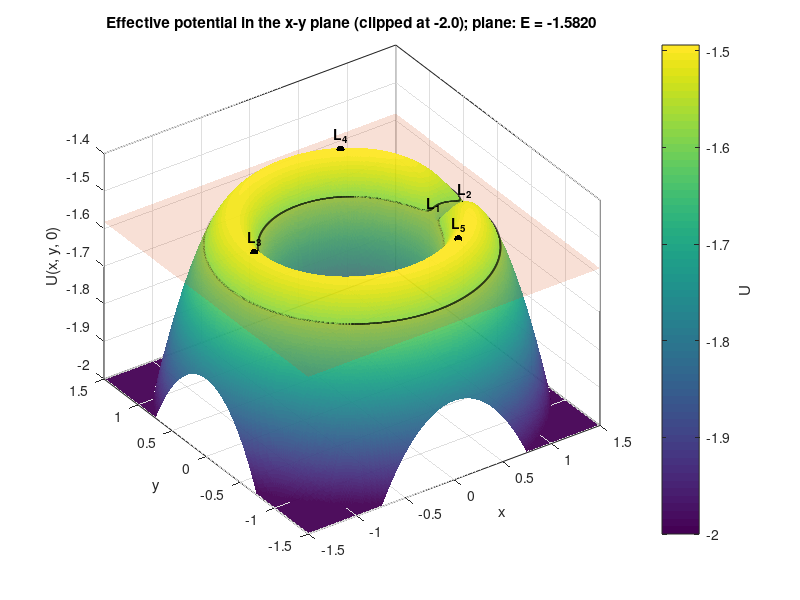
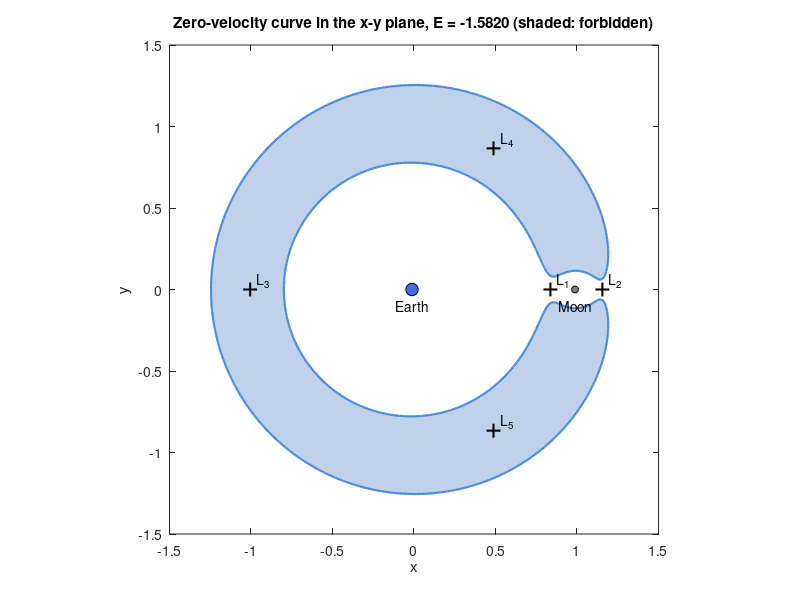

Write the MATLAB code that produced these figures, in order.
%% Effective potential and zero-velocity (Hill) curves of the Earth-Moon CR3BP
%
% Same dynamics and sign convention as Problem Set 7: in the rotating frame,
%     U(x,y,z) = -(x^2 + y^2)/2 - (1-mu)/r1 - mu/r2,
% and the energy E = (xd^2 + yd^2 + zd^2)/2 + U is conserved.
% Since the kinetic energy can't be negative, a spacecraft with energy E can
% only be where U(x,y,z) <= E. The surface U(x,y,z) = E, where the speed in
% the rotating frame would be zero, is the zero-velocity surface (Hill
% surface). It bounds the "forbidden" region U > E.
%
% Figure 1 plots U over the x-y plane as a surface, with the energy level E
% as a plane. Figure 2 shows the zero-velocity curve in the x-y plane, with
% the forbidden region shaded.
%
% Try changing E_frac below to see the allowed regions change:
%   E < E_L1        : the spacecraft is trapped near the Earth or near the Moon
%   E_L1 < E < E_L2 : a "neck" opens at L1, connecting the Earth and Moon regions
%   E_L2 < E < E_L3 : a second neck opens at L2, so it can escape past the Moon
%   E_L3 < E < E_L4 : the necks merge; only regions around L4 and L5 are forbidden
%   E > E_L4        : no forbidden region in the x-y plane

clear; close all;

mu = 0.012150585609624;          % Earth-Moon mass ratio
L_star = 384400;                 % length unit (km), for labeling

U = @(x, y, z) -0.5*(x.^2 + y.^2) ...
               - (1-mu)./sqrt((x+mu).^2 + y.^2 + z.^2) ...
               - mu./sqrt((x-1+mu).^2 + y.^2 + z.^2);

%% Lagrange points
% Collinear points: solve dU/dx = 0 on the x axis (see lagrange_point_eigs.m).
% Each bracket must contain exactly one sign change of dU/dx.
dUdx_axis = @(x) -x + (1-mu)*(x+mu)./abs(x+mu).^3 + mu*(x-1+mu)./abs(x-1+mu).^3;
xL = zeros(5, 1);  yL = zeros(5, 1);
xL(1) = fzero(dUdx_axis, [0.5, 1 - mu - 0.01]);     % between the Earth and Moon
xL(2) = fzero(dUdx_axis, [1 - mu + 0.01, 1.5]);     % beyond the Moon
xL(3) = fzero(dUdx_axis, [-1.5, -mu - 0.01]);       % opposite side of the Earth
xL(4) = 0.5 - mu;  yL(4) =  sqrt(3)/2;              % equilateral triangle points
xL(5) = 0.5 - mu;  yL(5) = -sqrt(3)/2;
E_L = U(xL, yL, 0*xL);                              % energy of each point
for k = 1:5
    fprintf('L%d at (%+.6f, %+.6f):  E = U(L%d) = %.6f\n', k, xL(k), yL(k), k, E_L(k));
end

%% Choose the energy level
% E_frac = 0 puts E at E_L1, and E_frac = 1 puts it at E_L2.
E_frac = 1.5; %-5.0; %0.5; 
E = E_L(1) + E_frac * (E_L(2) - E_L(1));
fprintf('\nEnergy level: E = %.6f\n', E);

%% Effective potential on a grid in the x-y plane (z = 0)
n2 = 601;
[X2, Y2] = meshgrid(linspace(-1.5, 1.5, n2) + 1e-4, linspace(-1.5, 1.5, n2) + 1e-4);
U2 = U(X2, Y2, 0*X2);

%% Effective potential over the x-y plane (z = 0), plotted as a surface
% The height of the surface is U(x,y,0). U goes to -infinity at the Earth
% and Moon, so we clip it at U_floor to keep the plot readable. The
% translucent plane is the energy level E: the spacecraft can only be where
% the surface lies below the plane, and the black curve where they meet is
% the zero-velocity curve from the 2D plot. L4 and L5 are hilltops of U,
% and L1, L2, and L3 are saddle points.
U_floor = -2.0;
U2c = max(U2, U_floor);

figure('Color', 'w', 'Position', [100 100 900 700]); hold on;
surf(X2, Y2, U2c, 'EdgeColor', 'none', 'FaceAlpha', 0.95);
% Energy plane and zero-velocity curve
surf([-1.5 1.5; -1.5 1.5], [-1.5 -1.5; 1.5 1.5], E*ones(2), ...
     'FaceColor', [0.85 0.33 0.10], 'FaceAlpha', 0.18, 'EdgeColor', 'none');
contour3(X2, Y2, U2, [E E], 'k', 'LineWidth', 1.5);
% Lagrange points at their potential values
plot3(xL, yL, E_L, 'k.', 'MarkerSize', 18);
for k = 1:5
    text(xL(k), yL(k), E_L(k) + 0.04, sprintf('L_%d', k), ...
         'HorizontalAlignment', 'center', 'FontWeight', 'bold');
end
text(-mu, 0, U_floor + 0.03, 'Earth', 'HorizontalAlignment', 'center');
text(1 - mu, 0, U_floor + 0.03, 'Moon', 'HorizontalAlignment', 'center');

xlim([-1.5 1.5]); ylim([-1.5 1.5]); zlim([U_floor, -1.4]);
xlabel('x'); ylabel('y'); zlabel('U(x, y, 0)');
title(sprintf('Effective potential in the x-y plane (clipped at %.1f); plane: E = %.4f', U_floor, E));
cb = colorbar; ylabel(cb, 'U');
grid on; box on;
view(-35, 40);

%% Slice in the x-y plane (z = 0)
% Shade the forbidden region U > E and draw the zero-velocity curve.
figure('Color', 'w', 'Position', [150 150 700 650]); hold on;
contourf(X2, Y2, double(U2 > E), [0.5 0.5], 'LineStyle', 'none');
colormap([1 1 1; 0.75 0.82 0.92]);           % allowed: white, forbidden: light blue
contour(X2, Y2, U2, [E E], 'LineColor', [0.16 0.47 0.84], 'LineWidth', 1.5);
plot(-mu, 0, 'o', 'MarkerSize', 9, 'MarkerFaceColor', [0.25 0.45 0.85], 'MarkerEdgeColor', 'k');
plot(1 - mu, 0, 'o', 'MarkerSize', 5, 'MarkerFaceColor', [0.5 0.5 0.5], 'MarkerEdgeColor', 'k');
plot(xL, yL, 'k+', 'MarkerSize', 10, 'LineWidth', 1.5);
for k = 1:5
    text(xL(k) + 0.04, yL(k) + 0.06, sprintf('L_%d', k));
end
text(-mu, -0.1, 'Earth', 'HorizontalAlignment', 'center');
text(1 - mu, -0.1, 'Moon', 'HorizontalAlignment', 'center');
axis equal; box on;
xlim([-1.5 1.5]); ylim([-1.5 1.5]);
xlabel('x'); ylabel('y');
title(sprintf('Zero-velocity curve in the x-y plane, E = %.4f (shaded: forbidden)', E));
